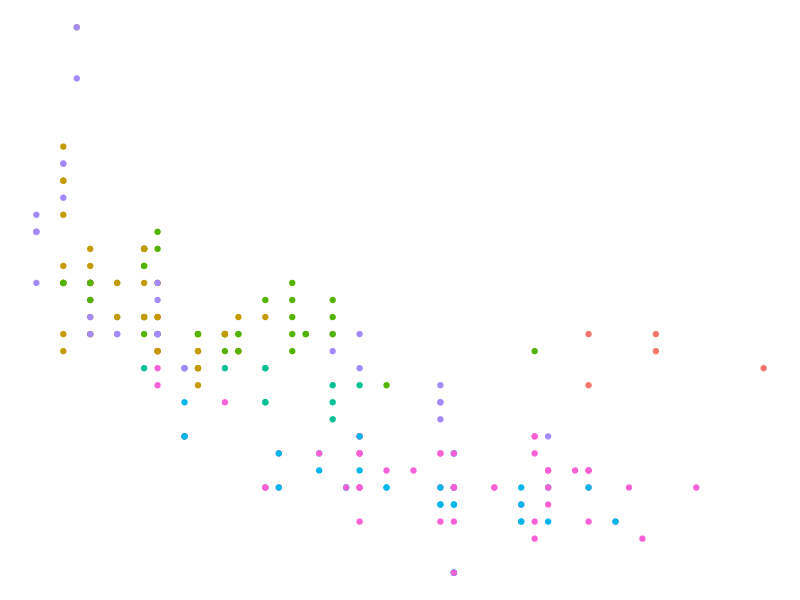
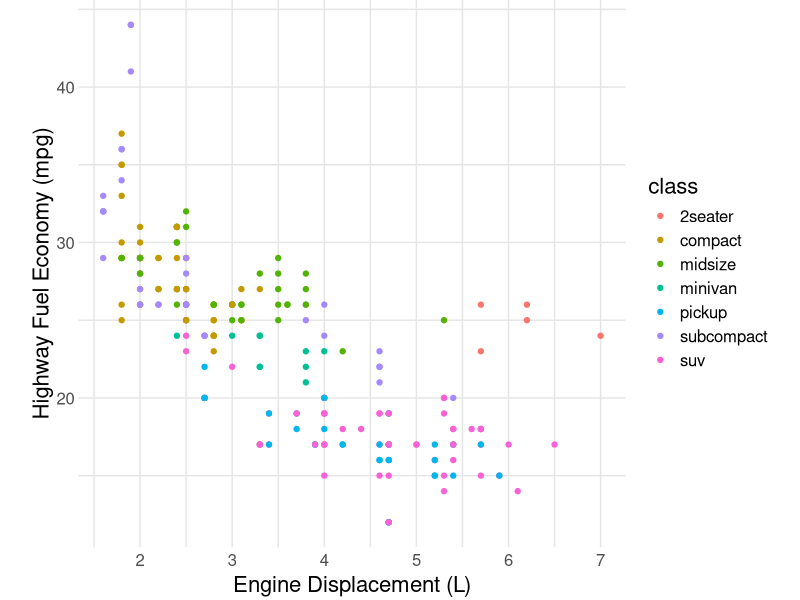
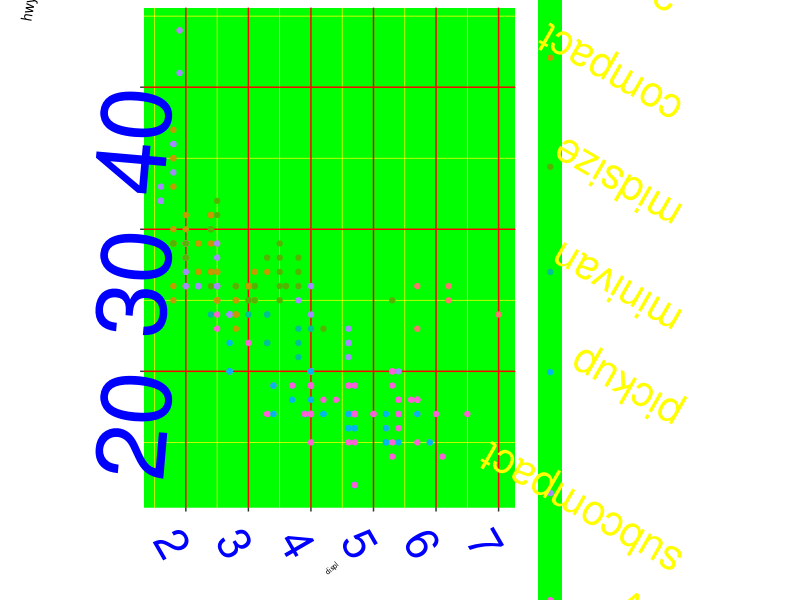

Write the R code that produced these figures, in order.
## ---- chunk 1
library(tidyverse)
# knitr options
library(tidyverse)
knitr::opts_chunk$set(echo = TRUE)
## ---- chunk 2
mpg %>%
  ggplot(aes(displ, hwy, color = class)) +
  geom_point() + 
  theme_void() + 
  guides(color = "none")
## ---- chunk 3
## NOTE: No need to edit; feel free to re-use this code!
theme_common <- function() {
  theme_minimal() %+replace%
  theme(
    axis.text.x = element_text(size = 12),
    axis.text.y = element_text(size = 12),
    axis.title.x = element_text(margin = margin(4, 4, 4, 4), size = 16),
    axis.title.y = element_text(margin = margin(4, 4, 4, 4), size = 16, angle = 90),

    legend.title = element_text(size = 16),
    legend.text = element_text(size = 12),

    strip.text.x = element_text(size = 12),
    strip.text.y = element_text(size = 12),

    panel.grid.major = element_line(color = "grey90"),
    panel.grid.minor = element_line(color = "grey90"),

    aspect.ratio = 4 / 4,

    plot.margin = unit(c(t = +0, b = +0, r = +0, l = +0), "cm"),
    plot.title = element_text(size = 18),
    plot.title.position = "plot",
    plot.subtitle = element_text(size = 16),
    plot.caption = element_text(size = 12)
  )
}
## ---- chunk 4
mpg %>%
  ggplot(aes(displ, hwy, color = class)) +
  geom_point() +
  labs(
    x = "Engine Displacement (L)",
    y = "Highway Fuel Economy (mpg)"
  ) +
  theme_common()
## ---- chunk 5
mpg %>%
  ggplot(aes(displ, hwy, color = class)) +
  geom_point() +
  theme(
    axis.text.x = element_text(size = 32, angle = 300, color = "blue"),
    axis.text.y = element_text(size = 70, angle = 85, color = "blue"),
    axis.title.x = element_text(margin = margin(6, 7, 8, 9), size = 5, angle = 40),
    axis.title.y = element_text(margin = margin(1, 2, 3, 4), size = 10, angle = 80),
    
    legend.title = element_text(size = 5),
    legend.text = element_text(size = 30, angle = 150, color = "yellow"),
    
    panel.grid.major = element_line(color = "red"),
    panel.grid.minor = element_line(color = "yellow"),
    panel.background = element_rect(fill = "green")
  )
